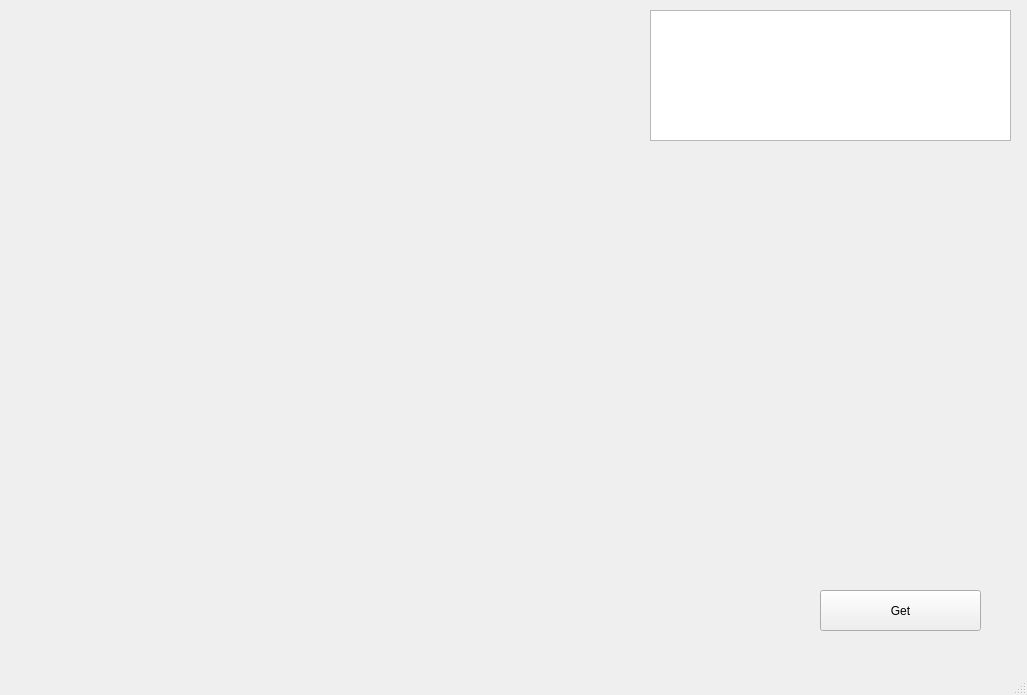
<?xml version="1.0" encoding="UTF-8"?>
<ui version="4.0">
 <class>MainWindow</class>
 <widget class="QMainWindow" name="MainWindow">
  <property name="geometry">
   <rect>
    <x>0</x>
    <y>0</y>
    <width>1027</width>
    <height>695</height>
   </rect>
  </property>
  <property name="windowTitle">
   <string>MainWindow</string>
  </property>
  <widget class="QWidget" name="centralwidget">
   <widget class="QTextBrowser" name="textBrowser">
    <property name="geometry">
     <rect>
      <x>650</x>
      <y>10</y>
      <width>361</width>
      <height>131</height>
     </rect>
    </property>
   </widget>
   <widget class="QPushButton" name="pushButton">
    <property name="geometry">
     <rect>
      <x>820</x>
      <y>590</y>
      <width>161</width>
      <height>41</height>
     </rect>
    </property>
    <property name="text">
     <string>Get</string>
    </property>
   </widget>
   <widget class="QWidget" name="verticalLayoutWidget">
    <property name="geometry">
     <rect>
      <x>20</x>
      <y>10</y>
      <width>381</width>
      <height>621</height>
     </rect>
    </property>
    <layout class="QVBoxLayout" name="verticalLayout"/>
   </widget>
   <widget class="QWidget" name="verticalLayoutWidget_2">
    <property name="geometry">
     <rect>
      <x>420</x>
      <y>10</y>
      <width>181</width>
      <height>621</height>
     </rect>
    </property>
    <layout class="QVBoxLayout" name="verticalLayout_pic"/>
   </widget>
   <widget class="QLabel" name="label">
    <property name="geometry">
     <rect>
      <x>700</x>
      <y>160</y>
      <width>251</width>
      <height>391</height>
     </rect>
    </property>
    <property name="text">
     <string/>
    </property>
   </widget>
  </widget>
  <widget class="QMenuBar" name="menubar">
   <property name="geometry">
    <rect>
     <x>0</x>
     <y>0</y>
     <width>1027</width>
     <height>26</height>
    </rect>
   </property>
  </widget>
  <widget class="QStatusBar" name="statusbar"/>
 </widget>
 <resources/>
 <connections/>
</ui>
